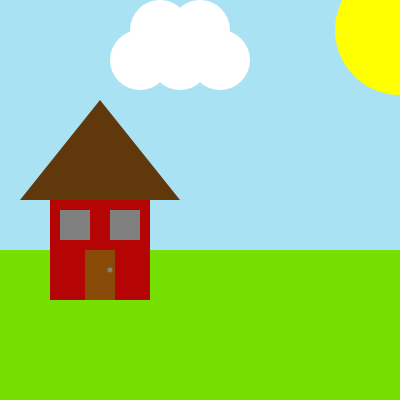
Frame 1 (no input)
Frame 60 (no input): identical to frame 1, image omitted
Frame 120 (the mouse pressed at the canvas centre since frame 60): identical to frame 1, image omitted

The p5.js sketch that drew this single still picture (run headless with seeded random() and noise() and a simulated clock; from frame 60 on, the mouse is pressed at the canvas centre):

// p5.js sketch
// ── sketch.js
function setup() {
  createCanvas(400, 400);
}

function draw() {
  background(220);
  noStroke()

  //sky
  background('#A9E2F3');

  //grass
  fill('#74DF00');
  rect( 0, 250, 400, 150);

  //house base
  fill('#B40404');
  rect( 50, 200, 100, 100);


  //roof
  fill('#61380B');
  triangle( 20, 200, 100, 100, 180, 200);


  //clouds
  fill("white");
  ellipse(140, 60, 60, 60);
  ellipse(220, 60, 60, 60);
  ellipse(180, 60, 60, 60);
  ellipse(160, 30, 60, 60);
  ellipse(200, 30, 60, 60);


//sun
fill('yellow');
ellipse(400, 30, 130, 130);


//windows
fill('grey')
rect(110,210,30,30)
rect(60,210,30,30)








//door
fill('#8A4B08');
rect(85,250,30,50);

//doorknob
fill('grey');
ellipse(110,270,5,5);

}
